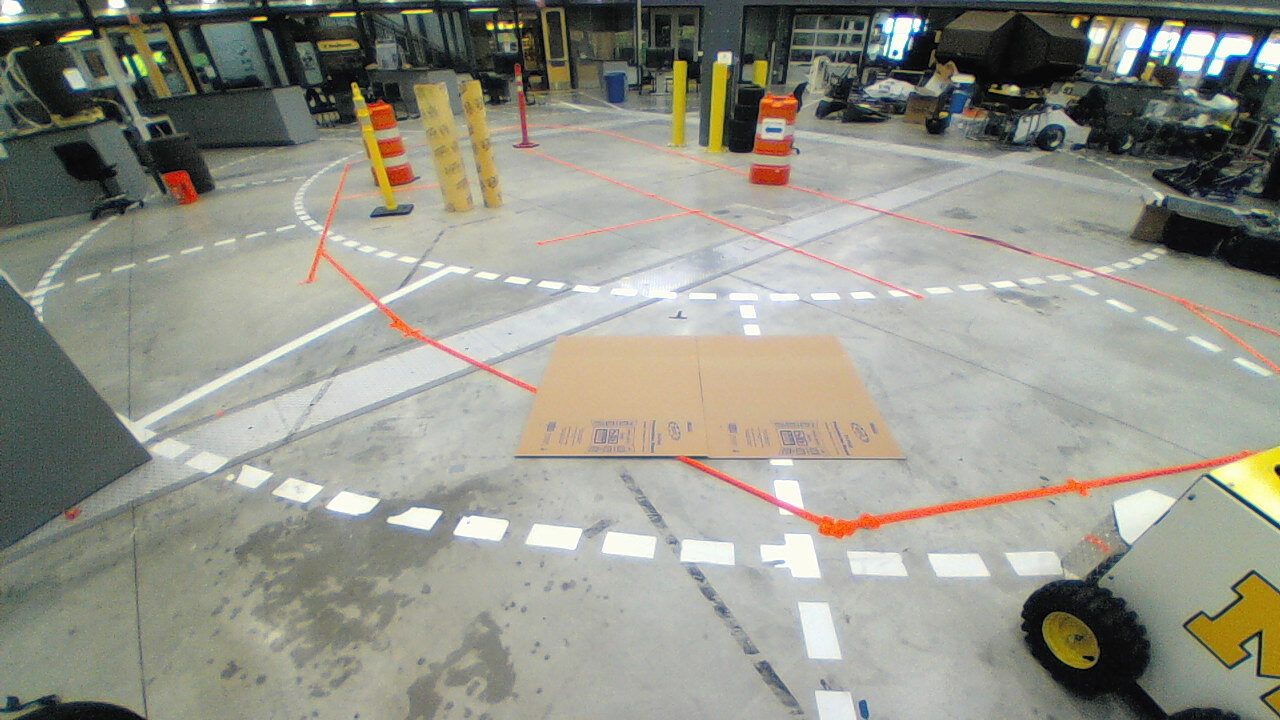
//> input picture OPENCV_STUFF/Keystone/Calibration.jpg, 1280 x 720 px
$ ./keystone2   (built with g++ and OpenCV 4)
//> lines starting //> are read from the running program, lines starting //| are printed output that depends on the picture; after the words box and inside, x2 and y2 are one past the last pixel; in counts of white or black regions, pixels touching at a corner belong together
#include <opencv2/imgproc/imgproc.hpp>
#include <opencv2/highgui/highgui.hpp>
#include <opencv2/opencv.hpp>
#include <stdlib.h>
#include <stdio.h>

using namespace cv;

Mat Frame, Frame_gray;
Mat dst, detected_edges;

int main( int argc, char** argv )
{
	Mat src = imread("Calibration.jpg");
//> src is the input picture: 720 rows x 1280 cols, CV_8UC3; mean B, G, R 136.2, 147.3, 146.6
//	imshow("Original",src);


  	//Compute quad point for edge
    Point Q1=Point2f(557,336);//top left pixel coordinate
    Point Q2=Point2f(832,334);//top right
    Point Q3=Point2f(905,458);//bottom right
    Point Q4=Point2f(512,456);//bottom left

    // compute the size of the card by keeping aspect ratio.
    double ratio=1.505;
    double cardH=sqrt((Q3.x-Q2.x)*(Q3.x-Q2.x)+(Q3.y-Q2.y)*(Q3.y-Q2.y));//Or you can give your own height
    double cardW=ratio*cardH;
    Rect R(Q1.x,Q1.y,cardW,cardH);
	int xshift = 0;
	int yshift = 0;
    Point R1=Point2f(R.x+xshift,R.y+yshift);
    Point R2=Point2f(R.x+R.width+xshift,R.y+yshift);
    Point R3=Point2f(Point2f(R.x+R.width+xshift,R.y+R.height+yshift));
    Point R4=Point2f(Point2f(R.x+xshift,R.y+R.height+yshift));

    std::vector<Point2f> quad_pts;
    std::vector<Point2f> squre_pts;

    quad_pts.push_back(Q1);
    quad_pts.push_back(Q2);
    quad_pts.push_back(Q3);
    quad_pts.push_back(Q4);

    squre_pts.push_back(R1);
    squre_pts.push_back(R2);
    squre_pts.push_back(R3);
    squre_pts.push_back(R4);


    Mat transmtx = getPerspectiveTransform(quad_pts,squre_pts);
    int offsetSize=1000;
    Mat transformed = Mat::zeros(R.height+offsetSize, R.width+offsetSize, CV_8UC3);
    warpPerspective(src, transformed, transmtx, transformed.size());
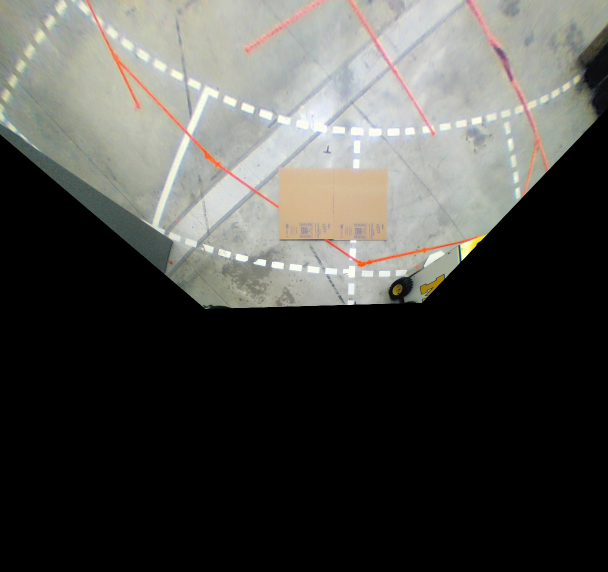
//> transformed: 1143 rows x 1216 cols, CV_8UC3 (shown at 1/2 size); mean B, G, R 72.9, 76.7, 76.8

    //rectangle(src, R, Scalar(0,255,0),1,8,0);

    line(src,Q1,Q2, Scalar(0,0,255),1,CV_AA,0);
    line(src,Q2,Q3, Scalar(0,0,255),1,CV_AA,0);
//> src: 720 rows x 1280 cols, CV_8UC3; mean B, G, R 136.1, 147.2, 146.7
    line(src,Q3,Q4, Scalar(0,0,255),1,CV_AA,0);
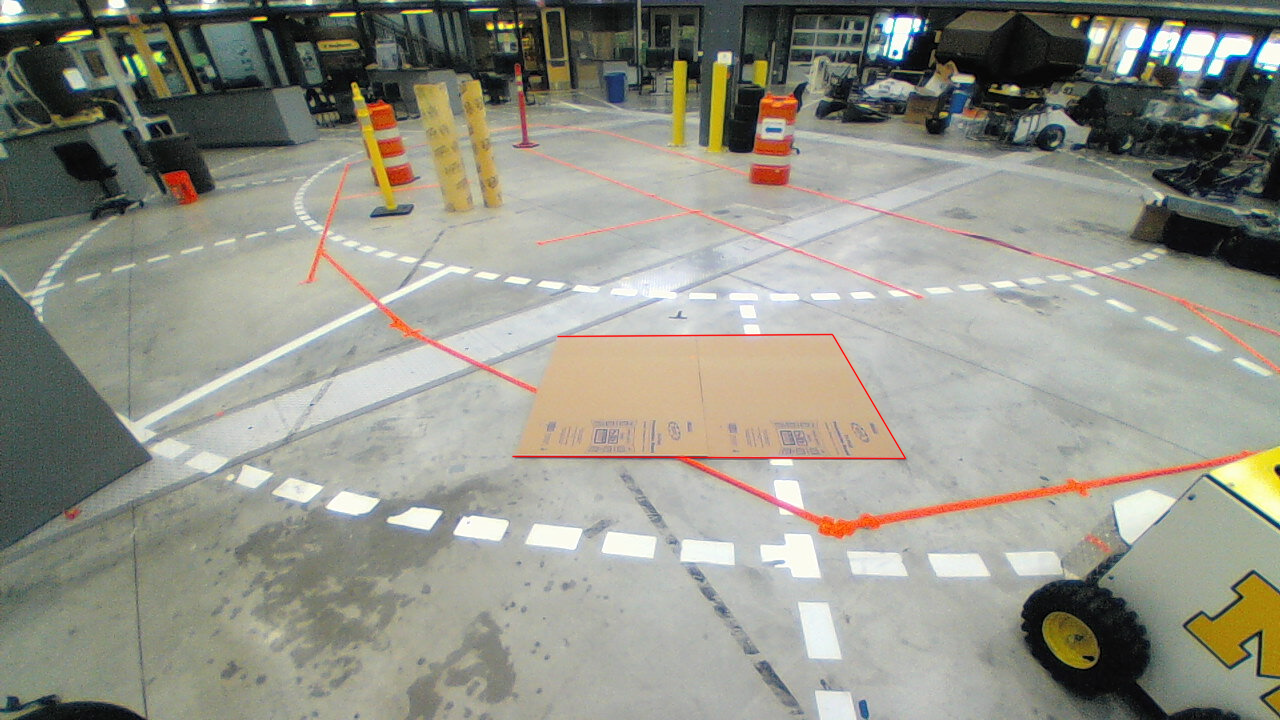
//> src: 720 rows x 1280 cols, CV_8UC3; mean B, G, R 136, 147.2, 146.7
    line(src,Q4,Q1, Scalar(0,0,255),1,CV_AA,0);
//> src: 720 rows x 1280 cols, CV_8UC3; 365 pixels changed, all inside (x1, y1, x2, y2) = (511, 336, 559, 458)

    imshow("quadrilateral", transformed);
    imshow("src",src);
    waitKey();


  		waitKey(0);


  return 0;
  }
